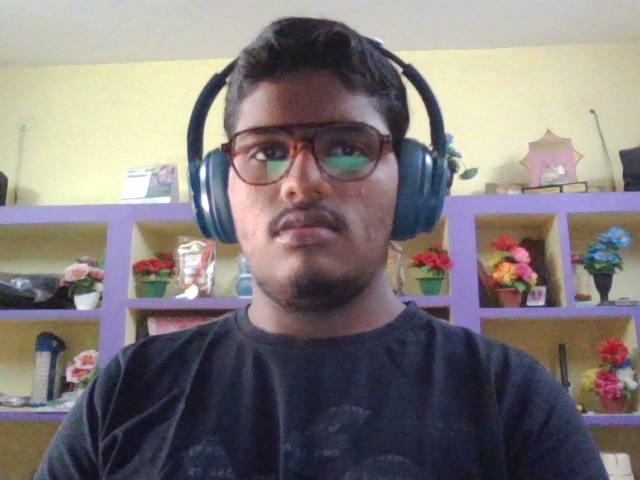
#> input picture 1-IMAGE.jpg, 640 x 480 px
$ jupyter execute Ex-1.ipynb
#> lines starting #> are read from the running program, lines starting #| are printed output that depends on the picture
## EXP NO:1 IMAGE HANDLING AND PIXEL TRANSFORMATIONS USING OPENCV

## NAME : SARFARAZ I

## REG NO : 212225230252

[cell 1]
import cv2
import matplotlib.pyplot as plt

# Read the image using OpenCV
img = cv2.imread('1-IMAGE.jpg', cv2.IMREAD_COLOR)
#> img is the input picture: shape (480, 640, 3); mean B, G, R 121.3, 122.5, 129.4

# Convert BGR to RGB
img_rgb = cv2.cvtColor(img, cv2.COLOR_BGR2RGB)

# Display the image using Matplotlib
plt.imshow(img_rgb, cmap='viridis')
plt.title("Original Image")
plt.axis('off')
plt.show()

[cell 2]
# Read the image using OpenCV
img = cv2.imread('1-IMAGE.jpg', cv2.IMREAD_COLOR)

[cell 3]
# Convert BGR (OpenCV's default) to RGB (Matplotlib's expected color order)
img_rgb = cv2.cvtColor(img, cv2.COLOR_BGR2RGB)

[cell 4]
# Display the image using Matplotlib
plt.imshow(img_rgb, cmap='viridis')  # You can change 'viridis' to another cmap or use None for RGB images
plt.title("Original Image")
plt.axis('off')  # Removes axis ticks and labels
plt.show()

[cell 5]
import matplotlib
print(matplotlib.__version__)

[cell 6]
# Load the image
image = cv2.imread('Qno. 1.jpg')

[cell 7]
# Convert BGR (OpenCV's default) to RGB (Matplotlib's expected color order)
img_rgb = cv2.cvtColor(img, cv2.COLOR_BGR2RGB)

[cell 8]
img_rgb.shape
#> Out = (480, 640, 3)

[cell 9]
# Draw a line from top-left to bottom-right
line_img = cv2.line(img_rgb, (0, 0), (768, 600), (255, 0, 0), 2) # cv2.line(image, start_point, end_point, color, thickness)

[cell 10]
plt.imshow(line_img, cmap='viridis')
plt.title("Image with Line")
plt.axis('off')
plt.show()

[cell 11]
# Load the image
image = cv2.imread('Qno. 1.jpg')

# Convert BGR (OpenCV's default) to RGB (Matplotlib's expected color order)
img_rgb = cv2.cvtColor(img, cv2.COLOR_BGR2RGB)

[cell 12]
img_rgb.shape
#> Out = (480, 640, 3)

[cell 13]
circle_img = cv2.circle(img_rgb,(400,300),150,(255,0,0),10) # cv2.circle(image, center, radius, color, thickness)
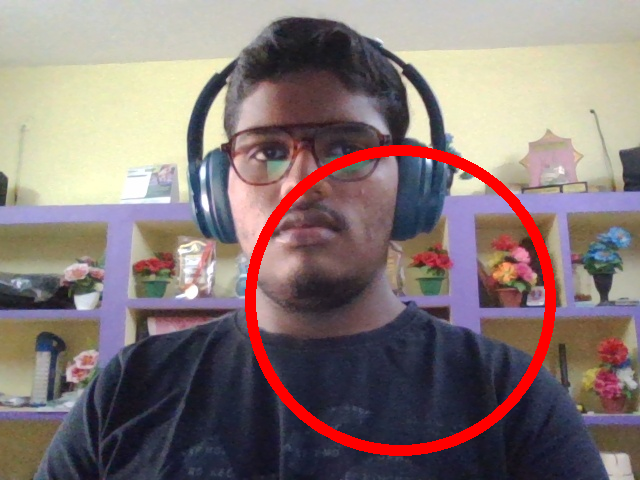
#> circle_img: shape (480, 640, 3); mean R, G, B 134.9, 119.5, 118.1

[cell 14]
plt.imshow(circle_img, cmap='viridis')
plt.title("Image with Circle")
plt.axis('off')
plt.show()

[cell 15]
# Load the image
image = cv2.imread('Qno. 1.jpg')

# Convert BGR (OpenCV's default) to RGB (Matplotlib's expected color order)
img_rgb = cv2.cvtColor(img, cv2.COLOR_BGR2RGB)

[cell 16]
img.shape
#> Out = (480, 640, 3)

[cell 17]
# Draw a rectangle around the Whole image
rectangle_img = cv2.rectangle(img_rgb, (0, 0), (768, 600), (0, 0, 255), 10)  # cv2.rectangle(image, start_point, end_point, color, thickness)
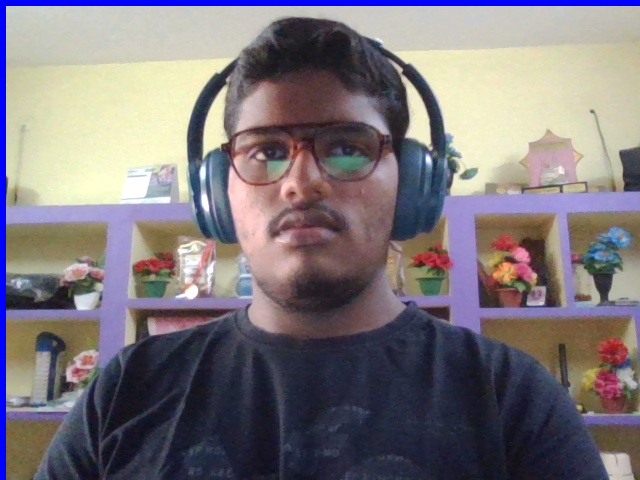
#> rectangle_img: shape (480, 640, 3); mean R, G, B 125.5, 118.6, 123.2

[cell 18]
plt.imshow(rectangle_img, cmap='viridis')
plt.title("Image with Rectangle")
plt.axis('off')
plt.show()

[cell 19]
# Load the image
image = cv2.imread('Qno. 1.jpg')

# Convert BGR (OpenCV's default) to RGB (Matplotlib's expected color order)
img_rgb = cv2.cvtColor(img, cv2.COLOR_BGR2RGB)

[cell 20]
# Add text to the image
text_img = cv2.putText(img_rgb, "OpenCV Drawing", (10, 30), cv2.FONT_HERSHEY_SIMPLEX, 1, (255, 255, 255), 10)  ## cv2.putText(image, text, position, font, font_scale, color, thickness)

[cell 21]
plt.imshow(text_img, cmap='viridis')
plt.title("Image with Text")
plt.axis('off')
plt.show()

[cell 22]
# Load the image
image = cv2.imread('1-IMAGE.jpg')

[cell 23]
image_rgb = cv2.cvtColor(image, cv2.COLOR_BGR2RGB)

[cell 24]
# Original RGB Image
plt.imshow(image_rgb)
plt.title("Original RGB Image")
plt.axis("off")

[cell 25]
# Convert RGB to HSV
image_hsv = cv2.cvtColor(image_rgb, cv2.COLOR_RGB2HSV)
#> image_hsv: shape (480, 640, 3); mean H, S, V 78.7, 64.1, 139.4

[cell 26]
# HSV Image
plt.imshow(image_hsv)
plt.title("HSV Image")
plt.axis("off")

[cell 27]
# Convert RGB to GRAY
image_gray = cv2.cvtColor(image_rgb, cv2.COLOR_RGB2GRAY)
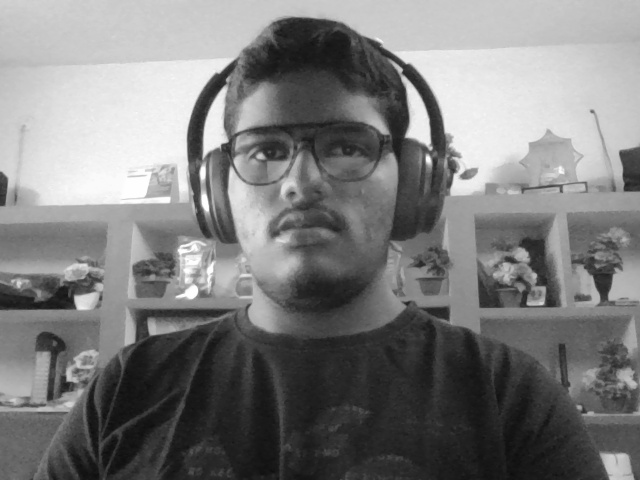
#> image_gray: shape (480, 640); min 12, max 255, mean 124.4

[cell 28]
# Grayscale Image
plt.imshow(image_gray, cmap='gray')
plt.title("Grayscale Image")
plt.axis("off")

[cell 29]
# Convert RGB to YCrCb
image_ycrcb = cv2.cvtColor(image_rgb, cv2.COLOR_RGB2YCrCb)
#> image_ycrcb: shape (480, 640, 3); mean of channels 0, 1, 2 124.4, 131.6, 126.2

[cell 30]
# YCrCb Image
plt.imshow(image_ycrcb)
plt.title("YCrCb Image")
plt.axis("off")

[cell 31]
# Convert HSV back to RGB
image_hsv_to_rgb = cv2.cvtColor(image_hsv, cv2.COLOR_HSV2RGB)

[cell 32]
plt.imshow(image_hsv_to_rgb)
plt.title("HSV to RGB Image")
plt.axis("off")

[cell 33]
# Modify a block of pixels (300x300) to white, starting from (200, 200)
image[200:500, 200:500] = [255, 255, 255]  # Rows: 200-499, Columns: 200-499
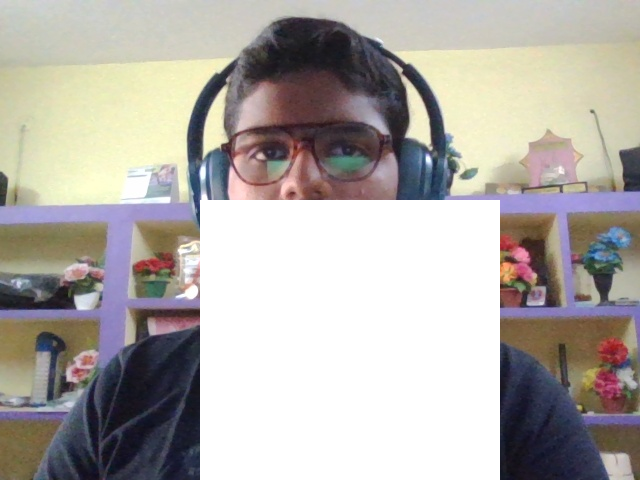
#> image: shape (480, 640, 3); mean B, G, R 168.1, 173, 177.8

[cell 34]
# Convert BGR to RGB for displaying with Matplotlib
image_rgb = cv2.cvtColor(image, cv2.COLOR_BGR2RGB)

[cell 35]
# Display the modified image
plt.imshow(image_rgb)
plt.title("Image with 300x300 White Block")
plt.axis("off")
plt.show()

[cell 36]
# Load the image
image = cv2.imread('1-IMAGE.jpg')

[cell 37]
image.shape
#> Out = (480, 640, 3)

[cell 38]
# Resize the image to half its size
resized_image = cv2.resize(image, (768 // 2, 600 // 2))  # (new_width, new_height)
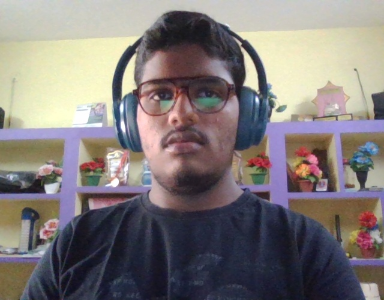
#> resized_image: shape (300, 384, 3); mean B, G, R 121.2, 122.4, 129.3

[cell 39]
# Convert BGR to RGB for displaying with Matplotlib
resized_image_rgb = cv2.cvtColor(resized_image, cv2.COLOR_BGR2RGB)

[cell 40]
resized_image_rgb.shape
#> Out = (300, 384, 3)

[cell 41]
# Display the resized image
plt.imshow(resized_image_rgb)
plt.title("Resized Image (Half Size)")
plt.axis("off")
plt.show()

[cell 42]
# Load the image
image = cv2.imread('1-IMAGE.jpg')

[cell 43]
image.shape

[cell 44]
# Crop a 300x300 region starting from (50, 50)
roi = image[50:350, 50:350]  # Rows: 50-349, Columns: 50-349
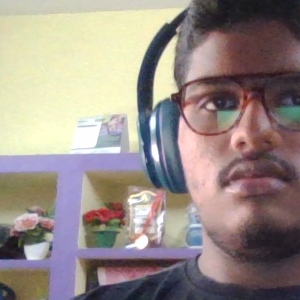
#> roi: shape (300, 300, 3); mean B, G, R 134.8, 140.7, 152.7

[cell 45]
# Convert BGR to RGB for displaying with Matplotlib
roi_rgb = cv2.cvtColor(roi, cv2.COLOR_BGR2RGB)

[cell 46]
# Display the cropped region (ROI)
plt.imshow(roi_rgb)
plt.title("Cropped Region of Interest (ROI)")
plt.axis("off")
plt.show()

[cell 47]
# Load the image
image = cv2.imread('1-IMAGE.jpg')

[cell 48]
# Flip the image horizontally (left-right)
flipped_horizontally = cv2.flip(image, 1)
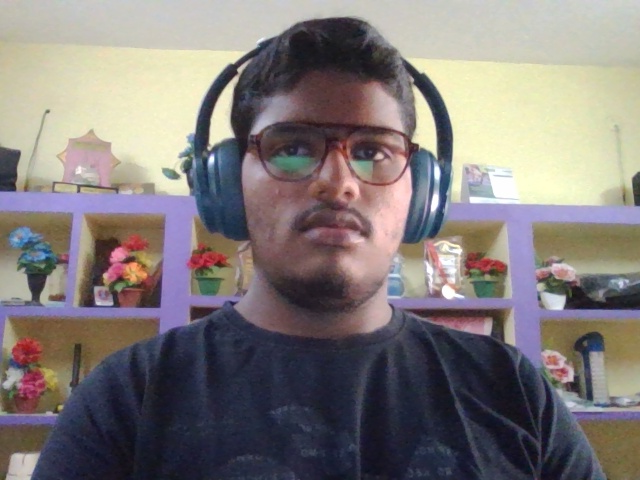
#> flipped_horizontally: shape (480, 640, 3); mean B, G, R 121.3, 122.5, 129.4

[cell 49]
# Convert BGR to RGB for displaying with Matplotlib
flipped_horizontally_rgb = cv2.cvtColor(flipped_horizontally, cv2.COLOR_BGR2RGB)

[cell 50]
# Horizontal flip
plt.imshow(flipped_horizontally_rgb)
plt.title("Flipped Horizontally")
plt.axis("off")

[cell 51]
# Flip the image vertically (up-down)
flipped_vertically = cv2.flip(image, 0)
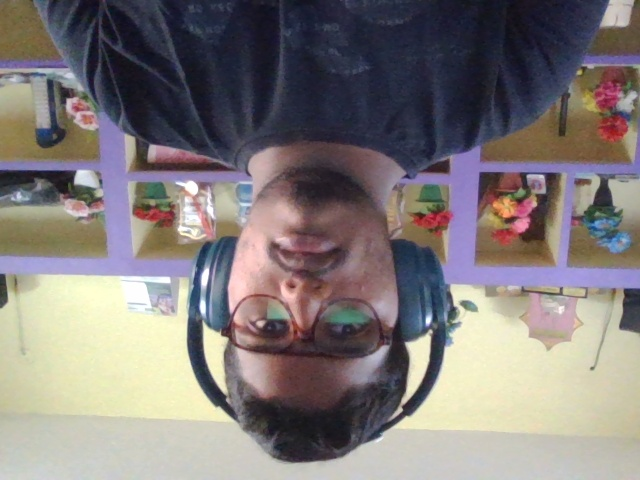
#> flipped_vertically: shape (480, 640, 3); mean B, G, R 121.3, 122.5, 129.4

[cell 52]
# Convert BGR to RGB for displaying with Matplotlib
flipped_vertically_rgb = cv2.cvtColor(flipped_vertically, cv2.COLOR_BGR2RGB)
